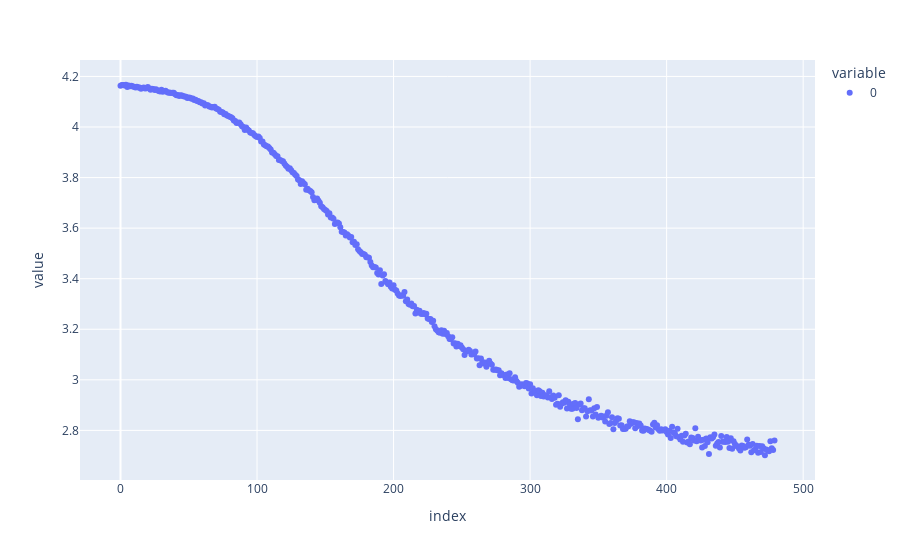

The cell this chart's notebook holds for it:
### Code cell
import plotly.express as px
losses=np.array(losses)
px.scatter(losses[:,0])

### Figure 1 — Plotly figure (JSON) as saved in the notebook; plotly's stock layout.template omitted (floating-point values rounded to 4 significant figures; data arrays with more than 128 entries replaced by an {"elided": "..."} marker saying what was removed)
{"data": [{"hovertemplate": "variable=0<br>index=%{x}<br>value=%{y}<extra></extra>", "legendgroup": "0", "marker": {"color": "#636efa", "symbol": "circle"}, "mode": "markers", "name": "0", "orientation": "v", "showlegend": true, "type": "scatter", "x": {"elided": "480 int values"}, "xaxis": "x", "y": {"elided": "480 float values"}, "yaxis": "y"}], "layout": {"legend": {"title": {"text": "variable"}, "tracegroupgap": 0}, "margin": {"t": 60}, "xaxis": {"anchor": "y", "domain": [0, 1], "title": {"text": "index"}}, "yaxis": {"anchor": "x", "domain": [0, 1], "title": {"text": "value"}}}}
